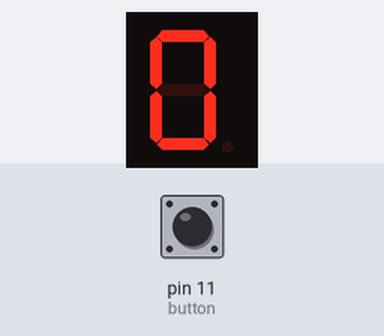
Recording of a sketch running on a simulated Arduino Uno, built with avr-gcc and run on an emulated ATmega328P. Parts: 1-digit seven-segment display. Wiring (inferred from the names in the program): 1-digit 7-segment display, segments lit when LOW: segments pin 7, pin 6, pin 5, pin 4, pin 3, pin 2, pin 1. Inputs (shaded band) come from the test bench; at power-on: pin 11 (button) HIGH. The segment pins are drawn as the display they are named for.

Above: at 1.2 s.
1.3 s: pin 11 (button) pulled LOW for 1 s
At 2.6 s:
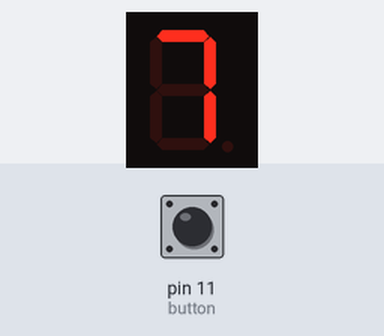
3.8 s: pin 11 (button) pulled LOW for 0.15 s
At 4.4 s:
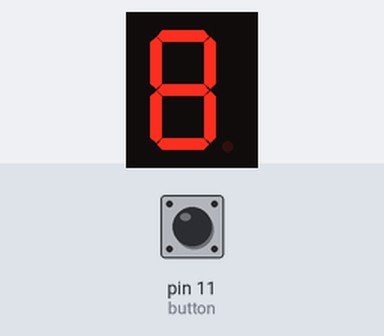
5.4 s: pin 11 (button) pulled LOW for 0.15 s
At 6.8 s:
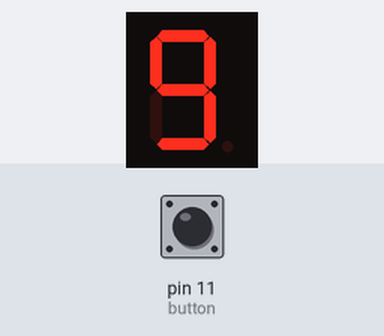
Timing chart, 0 to 8.4 s (numbered marks = the images above; inputs shaded):
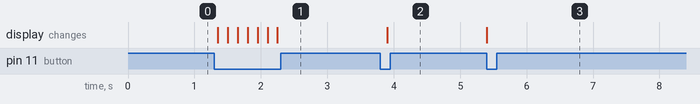

The sketch:

button4.ino
```cpp
int a=7;
int b=6;
int c=5;
int d=4;
int e=3;
int f=2;
int g=1;
int button=11;
int count=0;


void setup() {
  // put your setup code here, to run once:
pinMode(a, OUTPUT);
pinMode(b, OUTPUT);
pinMode(c, OUTPUT);
pinMode(d, OUTPUT);
pinMode(e, OUTPUT);
pinMode(f, OUTPUT);
pinMode(g, OUTPUT);
}

void loop() {
  // put your main code here, to run repeatedly:
int buttonstate= digitalRead(button);
if(buttonstate==0){
  count++;
}
if(count==10){
  count=0;
}

switch(count){
  case 1: PORTD=B10011110;
  break;
  case 2: PORTD=B00100100;
  break;
  case 3: PORTD=B00001100;
  break;
  case 4: PORTD=B10011000;
  break;
  case 5: PORTD=B01001000;
  break;
  case 6: PORTD=B01000000;
  break;
  case 7: PORTD=B00011110;
  break;
  case 8: PORTD=B00000000;
  break;
  case 9: PORTD=B00001000;
  break;
  case 0: PORTD = B00000010; //displlaying 0
  break;

}
delay(150);
}
```

Measured:
- after the input at 1.3 s, the display: first changes after 0.05 s (image 1 shows a later state)
- after the input at 3.8 s, the display: changes after 0.10 s (image 2)
- after the input at 5.4 s, the display: changes at once (image 3)
